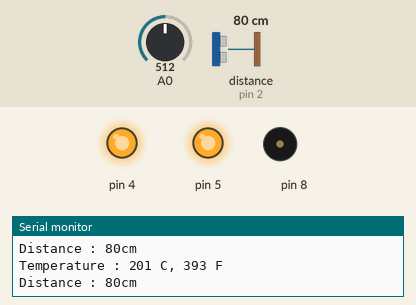
The sketch below on a simulated Arduino Uno, built with avr-gcc and run on an emulated ATmega328P. Shown: output pins drawn as LEDs (lit = HIGH), buzzer (waves = sounding), the last lines printed to the serial monitor. Wiring (inferred from the names in the program): ultrasonic range finder: trigger pin 3; echo pin 2. Dashed ring = blinking. The inputs (shaded band) are chosen by the test bench; at power-on: distance to the obstacle (sensor on pin 2) 80 cm, A0 = 512. The echo pulse lasts 58.3 µs per cm; pins used as bus, display or sensor lines are not drawn.

Above: at 1.8 s.
1.9 s: distance to the obstacle (sensor on pin 2) set to 97 cm
5.4 s: distance to the obstacle (sensor on pin 2) set to 105 cm
At 5.89 s:
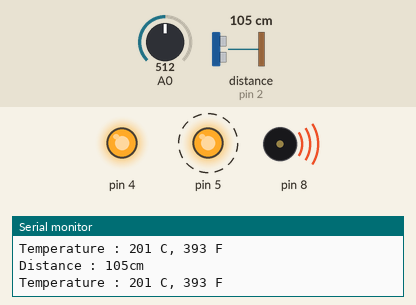
9.3 s: A0 set to 242
12.8 s: A0 set to 208
At 12.8 s:
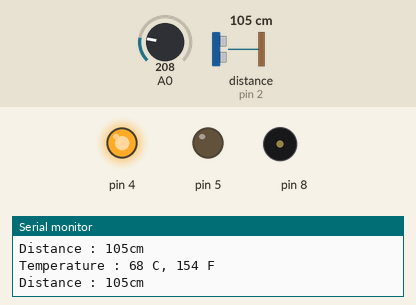
14.3 s: A0 set to 172
15.9 s: A0 set to 150
At 16.54 s:
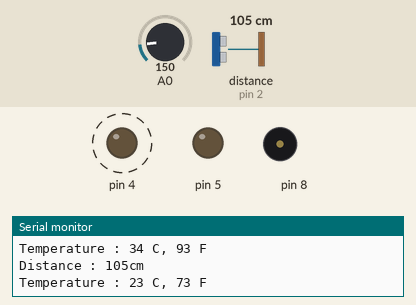
Timing chart, 0 to 21.0 s (numbered marks = the images above; inputs shaded):
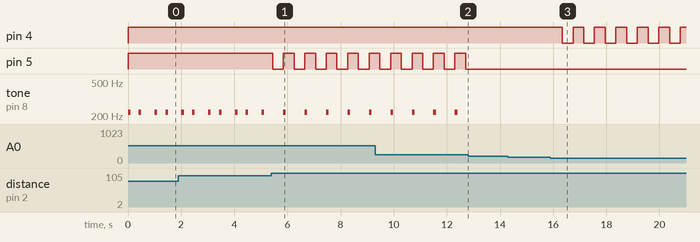

Measured:
- the behaviour switches between 101 and 102 cm on distance to the obstacle (sensor on pin 2) (found by bisection; images 0 and 1)
- the behaviour switches between 224 and 223 on A0 (found by bisection; images 1 and 2)
- the behaviour switches between 163 and 162 on A0 (found by bisection; images 2 and 3)
- after the input at 5.4 s, pin 5: alternates HIGH for 0.41 s and LOW for 0.40 s, starting at once
- after the input at 12.8 s, pin 5: stays LOW (without the input it goes to HIGH after 0.31 s); tone on pin 8: stops changing and stays silent
- after the input at 15.9 s, pin 4: alternates HIGH for 0.40 s and LOW for 0.41 s, starting after 0.44 s
- by itself, tone on pin 8: alternates 220 Hz for 0.10 s and silent for 0.71 s

The sketch:

Code.ino
```cpp
const int pingPin = 3; // Trigger Pin of Ultrasonic Sensor
const int echoPin = 2; // Echo Pin of Ultrasonic Sensor

volatile long duration; // Declare duration as a volatile variable to use it in the interrupt service routine
volatile bool pulseDetected = false; // Declare a flag to indicate when a pulse has been detected

int baselineTemp = 0;
int celsius = 0;
int sensorState = 0;
int fahrenheit = 0;

void setup()
{
  pinMode(A0, INPUT);
  Serial.begin(9600);

  pinMode(4, OUTPUT);
  pinMode(5, OUTPUT);
  pinMode(8, OUTPUT);

  attachInterrupt(digitalPinToInterrupt(echoPin), pulseDetectedISR, CHANGE); // Attach an interrupt to the echo pin
}

void loop()
{

  // ****FOR TEMPERATURE SENSOR****
  // set threshold temperature to activate LEDs
  baselineTemp = 30;
  // measure temperature in Celsius
  celsius = map(((analogRead(A0) - 20) * 3.04), 0, 1023, -40, 125);

  // convert to Fahrenheit
  fahrenheit = ((celsius * 9) / 5 + 32);
  Serial.print("Temperature : ");
  Serial.print(celsius);
  Serial.print(" C, ");
  Serial.print(fahrenheit);
  Serial.println(" F");

  if (celsius < baselineTemp) {
    digitalWrite(4, LOW);
    digitalWrite(5, LOW);
  }

  if (celsius >= baselineTemp && celsius < baselineTemp + 40) {
    digitalWrite(4, HIGH);
    digitalWrite(5, LOW);
  }
  if (celsius >= baselineTemp + 30) {
    digitalWrite(4, HIGH);
    digitalWrite(5, HIGH);
    tone(8, 220, 100);
  }
  delay(400);

  // ****FOR ULTRASONIC SENSOR****

  long duration, cm;
  pinMode(pingPin, OUTPUT);
  digitalWrite(pingPin, LOW);

  digitalWrite(pingPin, HIGH);

  digitalWrite(pingPin, LOW);
  pinMode(echoPin, INPUT);
  duration = pulseIn(echoPin, HIGH);
  cm = microsecondsToCentimeters(duration);

  while (!pulseDetected) {
    // Wait for the interrupt to trigger
  }
  pulseDetected = false; // Reset the flag

  cm = microsecondsToCentimeters(duration);

  if (cm > 2 && cm < 100)
  {
    digitalWrite(4, HIGH);
    digitalWrite(5, HIGH);
    tone(8, 220, 100);
    delay(200);
  }

  if (cm > 101 && cm < 300)
  {
    digitalWrite(4, HIGH);
    digitalWrite(5, LOW);
  }

  if (cm > 300)
  {
    digitalWrite(4, LOW);
    digitalWrite(5, LOW);
  }
  Serial.print("Distance : ");
  Serial.print(cm);
  Serial.print("cm");
  Serial.println();
  delay(400);
}

void pulseDetectedISR() {
  if (digitalRead(echoPin) == HIGH) {
    duration = micros(); // Record the start time of the pulse
  } else {
    duration = micros() - duration; // Calculate the duration of the pulse
    pulseDetected = true; // Set the flag to indicate that a pulse has been detected
  }
}

long microsecondsToCentimeters(long microseconds) {
  return microseconds / 29 / 2;

}
```
